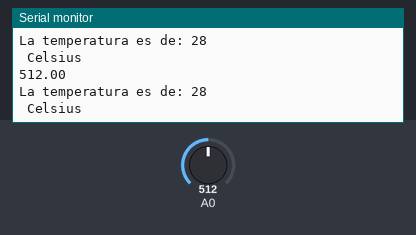
Bench run of a sketch on a simulated Arduino Uno, built with avr-gcc and run on an emulated ATmega328P. Shown: the last lines printed to the serial monitor. Inputs (shaded band) come from the test bench; at power-on: A0 = 512.

Above: at 2.0 s.
2.1 s: A0 set to 108
At 2.9 s:
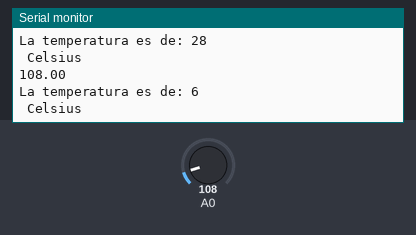
5.4 s: A0 set to 95
At 5.9 s:
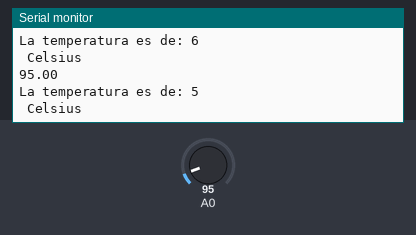
6.9 s: A0 set to 11
At 7.7 s:
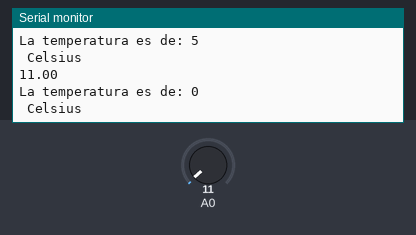
8.4 s: A0 set to 8
At 8.9 s:
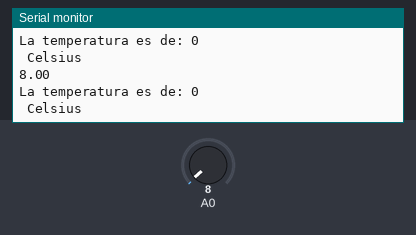
Timing chart, 0 to 10.9 s (numbered marks = the images above; inputs shaded):
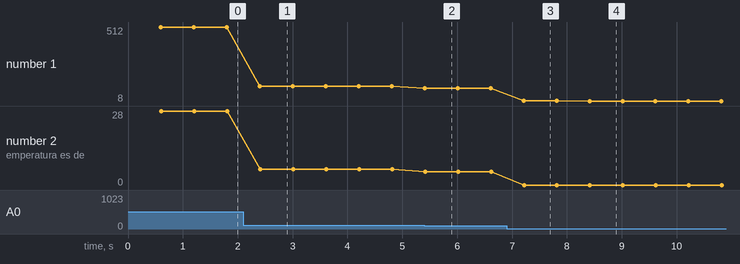

The sketch:

prac_temp.ino
```cpp
void setup()
{
  pinMode(A0, INPUT);
  Serial.begin(9600);
}

void loop()
{
   float voltaje;
   int temp=0;
   delay(600);
   voltaje=analogRead(A0);
   Serial.println(voltaje);
   temp = (voltaje*57)/1023;
   Serial.print("La temperatura es de: ");
   Serial.println(temp);
   Serial.print(" Celsius\n");

}
```

Measured:
- after the input at 2.1 s, the serial monitor: prints a new line after 0.30 s (image 1)
- after the input at 5.4 s, the serial monitor: prints a new line at once (image 2)
- after the input at 6.9 s, the serial monitor: prints a new line after 0.31 s (image 3)
- after the input at 8.4 s, the serial monitor: prints a new line at once (image 4)
- plotted number 1: 512 → 108 after the input at 2.1 s, 108 → 95 after the input at 5.4 s, 95 → 11 after the input at 6.9 s, 11 → 8 after the input at 8.4 s
- plotted number 2: 28 → 6 after the input at 2.1 s, 6 → 5 after the input at 5.4 s, 5 → 0 after the input at 6.9 s
